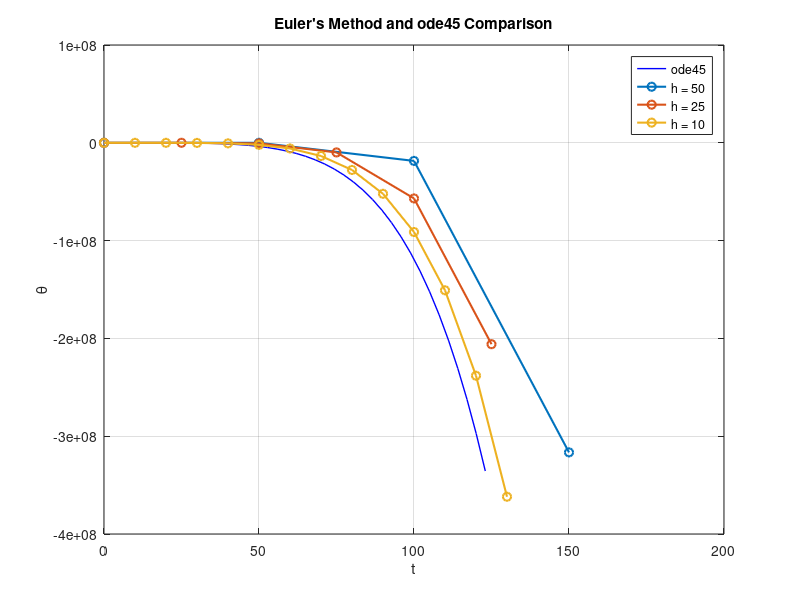

Write the MATLAB code that produced this figure.
% Define the differential equation
f = @(x, y) -0.02 * (3 * x^4 - 2 * x^3 + 4 * x^2 - 200);

% Time span
tspan = [0 123];

% Initial condition
theta0 = 500;

% Solve using ode45
[t_ode45, theta_ode45] = ode45(f, tspan, theta0);

% Plot ode45 results
figure;
plot(t_ode45, theta_ode45, 'b-', 'LineWidth', 1);
hold on;

% Euler's method
x0 = 0;
y0 = theta0;
x_end = 123;

step_sizes = [50, 25, 10];

for h = step_sizes
    x = x0;
    y = y0;

    results = [x, y];

    while x < x_end
        slope = f(x, y);
        y = y + h * slope;
        x = x + h;
        results = [results; x, y];
    end

    % Plot Euler's method results
    plot(results(:, 1), results(:, 2), 'o-', 'LineWidth', 1.5, 'DisplayName', ['h = ' num2str(h)]);
end

xlabel('t');
ylabel('\theta');
title('Euler''s Method and ode45 Comparison');
legend('ode45', 'h = 50', 'h = 25', 'h = 10');
grid on;
hold off;

